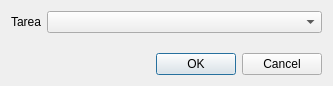
<?xml version="1.0" encoding="UTF-8"?>
<ui version="4.0">
 <class>dlgTaskProveedorEdit</class>
 <widget class="QDialog" name="dlgTaskProveedorEdit">
  <property name="geometry">
   <rect>
    <x>0</x>
    <y>0</y>
    <width>333</width>
    <height>86</height>
   </rect>
  </property>
  <property name="windowTitle">
   <string>Dialog</string>
  </property>
  <layout class="QVBoxLayout" name="verticalLayout">
   <item>
    <layout class="QFormLayout" name="formLayout">
     <item row="0" column="0">
      <widget class="QLabel" name="label">
       <property name="text">
        <string>Tarea</string>
       </property>
       <property name="buddy">
        <cstring>cboTarea</cstring>
       </property>
      </widget>
     </item>
     <item row="0" column="1">
      <widget class="QComboBox" name="cboTarea"/>
     </item>
    </layout>
   </item>
   <item>
    <widget class="QDialogButtonBox" name="buttonBox">
     <property name="orientation">
      <enum>Qt::Horizontal</enum>
     </property>
     <property name="standardButtons">
      <set>QDialogButtonBox::Cancel|QDialogButtonBox::Ok</set>
     </property>
    </widget>
   </item>
  </layout>
  <zorder>label</zorder>
  <zorder>cboTarea</zorder>
  <zorder>buttonBox</zorder>
 </widget>
 <resources/>
 <connections>
  <connection>
   <sender>buttonBox</sender>
   <signal>accepted()</signal>
   <receiver>dlgTaskProveedorEdit</receiver>
   <slot>accept()</slot>
   <hints>
    <hint type="sourcelabel">
     <x>248</x>
     <y>254</y>
    </hint>
    <hint type="destinationlabel">
     <x>157</x>
     <y>274</y>
    </hint>
   </hints>
  </connection>
  <connection>
   <sender>buttonBox</sender>
   <signal>rejected()</signal>
   <receiver>dlgTaskProveedorEdit</receiver>
   <slot>reject()</slot>
   <hints>
    <hint type="sourcelabel">
     <x>316</x>
     <y>260</y>
    </hint>
    <hint type="destinationlabel">
     <x>286</x>
     <y>274</y>
    </hint>
   </hints>
  </connection>
 </connections>
</ui>
